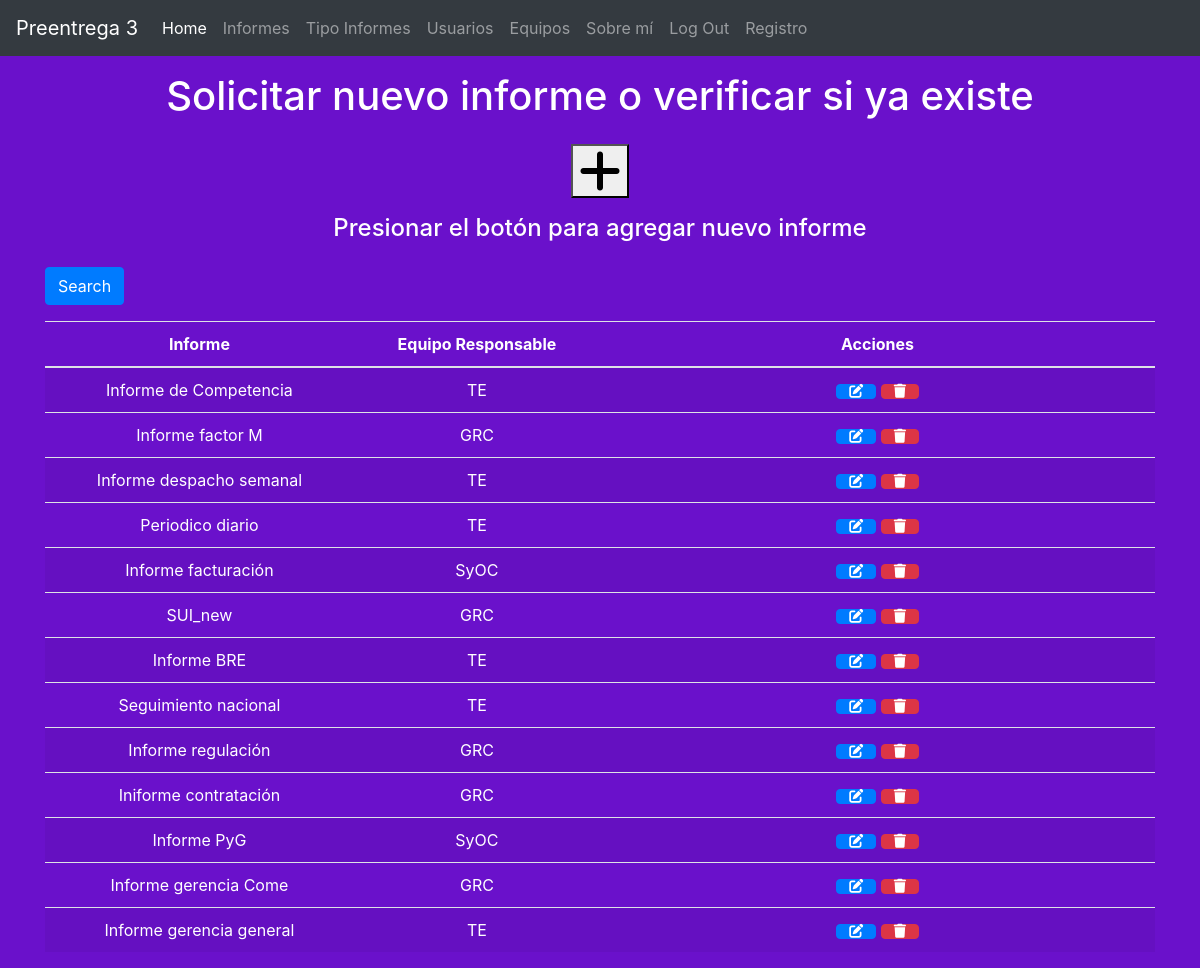
The app's page /informes/ (signed in) with its own data.
### aplicacion/models.py (models this page shows)
class Informes(models.Model):
    nombre_informes = models.CharField(max_length = 50)
    equipo_responsable_informe = models.CharField(max_length = 15, default= 'usuario')

### aplicacion/views.py (the view)
# urls.py: path('informes/', InformesList.as_view(), name='informes'),
class InformesList(LoginRequiredMixin, ListView):
    model = Informes

### aplicacion/templates/aplicacion/informes_list.html (shortened to what this page needs)
{% extends 'aplicacion/base.html' %}
{% load static %}
{% block titulo %}
    <div style="text-align: center" >
        <h1 class="text-center p-3 mb-2 bg-gradient-primary text-white">Solicitar nuevo informe o verificar si ya existe</h1>
        <a href="{% url 'create_informes' %}">
            <button><i class="fa fa-plus" style="font-size:48px" title="Agregar Informe"></i></button>
        </a>
    </div>
{% endblock titulo %}
{% block contenido %}
    <div>
        <h4 class="text-center p-3 mb-2 bg-gradient-primary text-white">Presionar el botón para agregar nuevo informe</h4>
    </div>
    <div class="container">
        <form class="form-inline text-white" action="" method="GET">
            <button class="btn btn-primary text-white" type="submit">Search</button>
        </form>
    <table class="table table-striped table-hover" align="center">
        <thead>
            <tr class="text-white text-center">
                <th>Informe</th>
                <th>Equipo Responsable</th>
                <th>Acciones</th>
            </tr>
        </thead>
        <tbody>
    {% for informe in informes_list  %}
            <tr>
                <td class= "text-white text-center">{{ informe.nombre_informes }}</td>
                <td class= "text-white text-center">{{ informe.equipo_responsable_informe }}</td>
                <td class="text-center col-md-6">
                    <a
                      href="{% url 'update_informes' informe.id %}"
                      class="btn btn-primary"
                      style="--bs-btn-padding-y: .25rem; --bs-btn-padding-x: .5rem; --bs-btn-font-size: .75rem;"
                      ><i class="fa fa-edit fa-sm" title="Edit Record"></i>
                    </a>
                    <a
                      href="{% url 'delete_informes' informe.id %}"
                      class="btn btn-danger"
                      style="--bs-btn-padding-y: .25rem; --bs-btn-padding-x: .5rem; --bs-btn-font-size: .75rem;"
                      ><i class="fa fa-trash fa-sm" title="Delete Record"></i>
                    </a>
                  </td>
            </tr>
    {% endfor %}
        </tbody>
    </table>
</div>
{% endblock contenido %}

### records on screen
Informes: nombre_informes "Informe de Competencia", equipo_responsable_informe "TE"
Informes: nombre_informes "Informe factor M", equipo_responsable_informe "GRC"
Informes: nombre_informes "Informe despacho semanal", equipo_responsable_informe "TE"
Informes: nombre_informes "Periodico diario", equipo_responsable_informe "TE"
Informes: nombre_informes "Informe facturación", equipo_responsable_informe "SyOC"
Informes: nombre_informes "SUI_new", equipo_responsable_informe "GRC"
Informes: nombre_informes "Informe BRE", equipo_responsable_informe "TE"
Informes: nombre_informes "Seguimiento nacional", equipo_responsable_informe "TE"
Informes: nombre_informes "Informe regulación", equipo_responsable_informe "GRC"
Informes: nombre_informes "Iniforme contratación", equipo_responsable_informe "GRC"
Informes: nombre_informes "Informe PyG", equipo_responsable_informe "SyOC"
Informes: nombre_informes "Informe gerencia Come", equipo_responsable_informe "GRC"
Informes: nombre_informes "Informe gerencia general", equipo_responsable_informe "TE"
